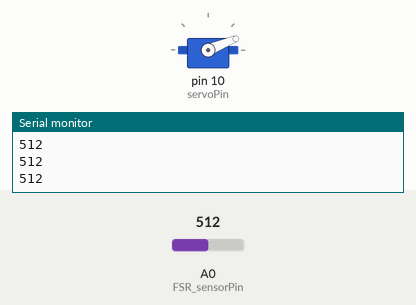
Bench run of a sketch on a simulated Arduino Uno, built with avr-gcc and run on an emulated ATmega328P. Parts: servo, the last lines printed to the serial monitor. Inputs (shaded band) come from the test bench; at power-on: A0 (FSR_sensorPin) = 512.

Above: at 1.89 s.
1.9 s: A0 (FSR_sensorPin) set to 782
At 2.62 s:
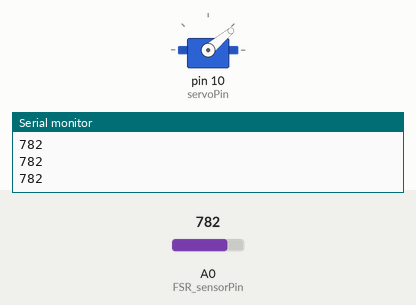
4.9 s: A0 (FSR_sensorPin) set to 813
At 4.9 s:
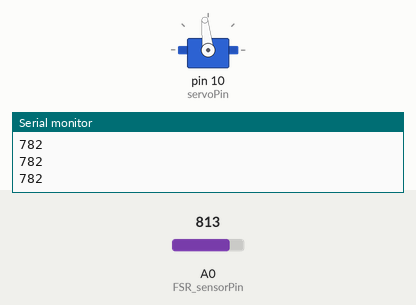
6.4 s: A0 (FSR_sensorPin) set to 790
At 8.8 s:
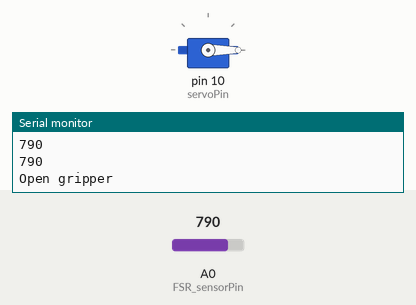
9.4 s: A0 (FSR_sensorPin) set to 810
Timing chart, 0 to 17.6 s (numbered marks = the images above; inputs shaded):
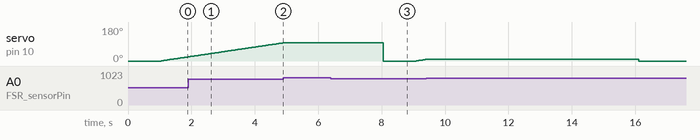

The sketch:

Pressure_Controls_Using_FSR_Gripper_Open_Close.ino
```cpp
//---------------------------------------
// Include the Arduino Stepper Library
#include <Stepper.h>
#include <Servo.h>
#include <Adafruit_MotorShield.h>

// Define variables:
int position;
const int servoPin = 10;               // Gripper (servo)
const int FSR_sensorPin = A0;          // FSR (1 sensor) gripper

Servo myservo;                         // Servo (object)

//-----------------------------------------
void setup() {
  //Serial Port begin
  Serial.begin (9600);

  //Gripper Servo
  myservo.write(0);         // Set the Gripper to zero (Open)
  position = 0;
  myservo.attach(servoPin);
}
//-----------------------------------------
void loop() {
  //Gripper Executions
  Serial.println("Open gripper");
  openGripper();           // Call for Open Gripper
  delay(1000);
  Serial.println("Close gripper");
  closeGripper();          // Call for Close Gripper
  delay(1000);
}
//-----------------------------------------
void openGripper() {
  myservo.attach(servoPin);
  myservo.write(0); // Go to open position
  position = 0;
}

void closeGripper() {
  int force;

  //myservo.write(130);
  for (position = 0; position < 150; position++) {
    myservo.write(position);
    delay(40);
    force = analogRead(FSR_sensorPin);
    Serial.println(force);
    if (force > 800)    // Change the FSR Pressure Constraint
      myservo.detach();                     // Stop the Servo from continuing
  }

}
//-----------------------------------------
```

Measured:
- the behaviour switches between 800 and 801 on A0 (FSR_sensorPin) (found by bisection; images 1 and 2)
- after the input at 4.9 s, servo on pin 10 (servoPin): stays 96° (without the input it goes to 97° after 0.02 s)
